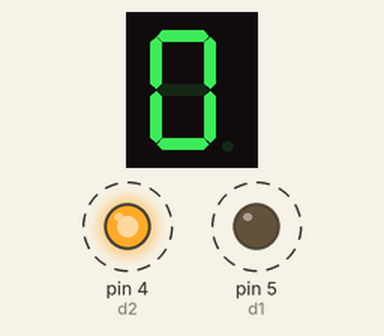
Simulated run of this sketch. Board: Arduino Uno, built with avr-gcc and run on an emulated ATmega328P. Shown: 1-digit seven-segment display, output pins drawn as LEDs (lit = HIGH). Wiring (inferred from the names in the program): 1-digit 7-segment display, segments lit when HIGH: segments pin 12, pin 11, pin 10, pin 9, pin 8, pin 7, pin 6. Dashed ring = blinking. The segment pins are drawn as the display they are named for; pins used as bus, display or sensor lines are not drawn.

Above: at 0.05 s.
At 9.85 s:
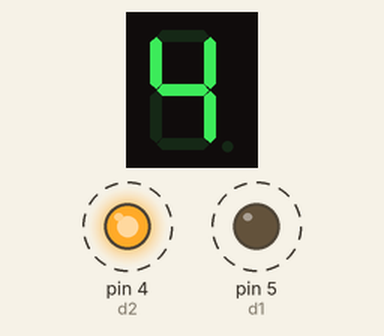
At 19.86 s:
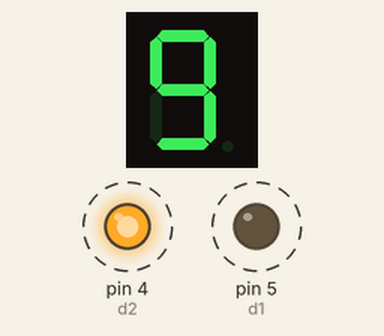
At 39.77 s:
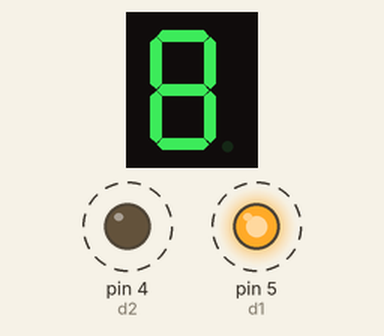
Timing chart, 0 to 40.0 s (numbered marks = the images above):
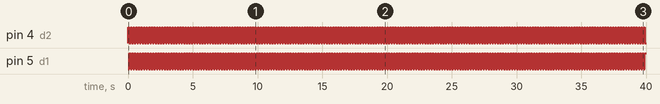

Measured:
- by itself, pin 4 (d2), pin 5 (d1): alternates HIGH for 0.10 s and LOW for 0.10 s

The sketch:

2_DIGIT_DISPLAY.ino
```cpp
#define a 12
#define b 11
#define c 10
#define d 9
#define e 8
#define f 7
#define g 6

#define d1 5
#define d2 4
int d11;
int d12;
int seg[7] = { a, b, c, d, e, f, g };

int digit[10][7] = {
  { 1, 1, 1, 1, 1, 1, 0 },  // 0
  { 0, 1, 1, 0, 0, 0, 0 },  // 1
  { 1, 1, 0, 1, 1, 0, 1 },  // 2
  { 1, 1, 1, 1, 0, 0, 1 },  // 3
  { 0, 1, 1, 0, 0, 1, 1 },  // 4
  { 1, 0, 1, 1, 0, 1, 1 },  // 5
  { 1, 0, 1, 1, 1, 1, 1 },  // 6
  { 1, 1, 1, 0, 0, 0, 0 },  // 7
  { 1, 1, 1, 1, 1, 1, 1 },  // 8
  { 1, 1, 1, 1, 0, 1, 1 }   // 9
};

void setup() {

  for (int i = 0; i < 7; i++) {
    pinMode(seg[i], OUTPUT);
  }

  pinMode(d1, OUTPUT);
  pinMode(d2, OUTPUT);
}

void loop() {
  for (int i = 0; i <= 99; i++) {

    int d11 = i / 10;   // tens digit
    int d22 = i % 10;   // ones digit

      digitalWrite(d1, LOW);
      digitalWrite(d2, HIGH);

      for (int j = 0; j < 7; j++) {
        digitalWrite(seg[j], digit[d11][j]);
      }
      delay(100);


      digitalWrite(d1, HIGH);
      digitalWrite(d2, LOW);

      for (int j = 0; j < 7; j++) {
        digitalWrite(seg[j], digit[d22][j]);
      }
      delay(100);
  }
}
```
